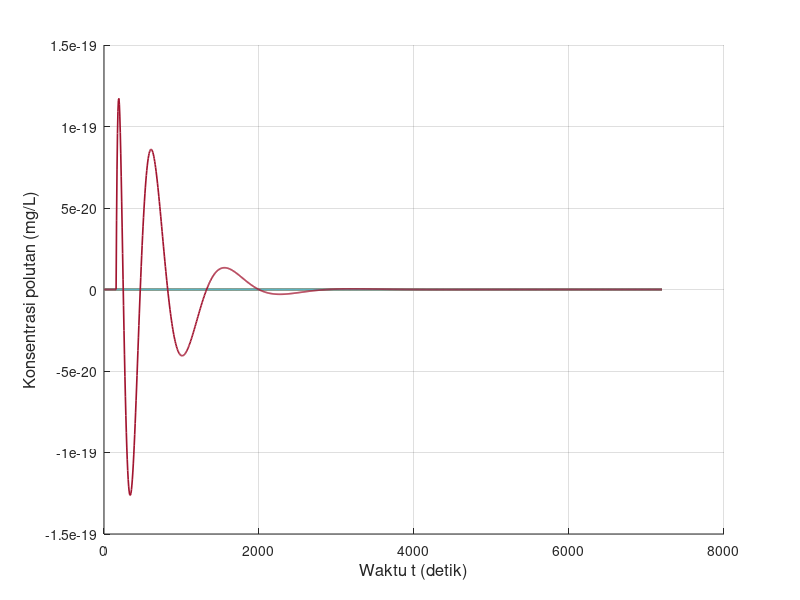

Recreate this plot in MATLAB. (Note: this script raises an error after producing the figure.)
clear; clc; close all;

% Feby Syarief Al A`raaf
% 26050124130087
% Oseanografi C
%
% Simulasi difusi 1 dimensi metode Crank-Nicolson
% Sumber polutan diskontinu
% Grafik: konsentrasi polutan terhadap waktu
% NIM = 087, sehingga:
% x = 0, y = 8, z = 7

x_digit = 0;
y_digit = 8;
z_digit = 7;

C_source = 10 * z_digit;

L = 3000;
T = 7200;

scenario(1).nama = 'Skenario 1';
scenario(1).dx   = 15;
scenario(1).dt   = 6;
scenario(1).G    = 0.5;
scenario(1).m    = 15 + z_digit;

scenario(2).nama = 'Skenario 2';
scenario(2).dx   = 30;
scenario(2).dt   = 6;
scenario(2).G    = 0.05;
scenario(2).m    = 30 + z_digit;

scenario(3).nama = 'Skenario 3';
scenario(3).dx   = 15;
scenario(3).dt   = 6;
scenario(3).G    = 1;
scenario(3).m    = 15 + z_digit;

folder_output = 'output_Diskontinu_CN_Polutan_Terhadap_Waktu';
if ~exist(folder_output, 'dir')
    mkdir(folder_output);
end

for s = 1:numel(scenario)

    fprintf('\nMemproses %s\n', scenario(s).nama);

    dx       = scenario(s).dx;
    dt       = scenario(s).dt;
    G        = scenario(s).G;
    m_source = scenario(s).m;
    n_source = 20 + z_digit;

    M_grid = round(L / dx) + 1;
    Mmax   = max(M_grid, m_source);
    Nmax   = round(T / dt);

    alpha = (G * dt) / (dx^2);

    fprintf('dx = %.3f m, dt = %.3f s, G = %.3f m^2/s, m = %d, n = %d\n', dx, dt, G, m_source, n_source);
    fprintf('Mmax = %d, Nmax = %d, alpha = %.6f\n', Mmax, Nmax, alpha);

    F = zeros(Nmax + 1, Mmax);

    t_step = 0:Nmax;
    t_time = t_step * dt;

    rv = [1 3 5 7 9 11 13];
    rv_valid = rv(rv >= 1 & rv <= Mmax);

    if length(rv_valid) < length(rv)
        fprintf('%s: beberapa grid berada di luar domain sehingga tidak digrafikkan.\n', scenario(s).nama);
    end

    a = -alpha;
    b = 2 + 2 * alpha;
    c = -alpha;

    H = zeros(1, Mmax);
    Q = zeros(1, Mmax);
    D = zeros(1, Mmax);

    for n = 1:Nmax

        if n == n_source
            F(n, m_source) = C_source;
        end

        for i = 2:(Mmax-1)
            D(i) = alpha * F(n, i+1) + (2 - 2 * alpha) * F(n, i) + alpha * F(n, i-1);
        end

        D(2)      = D(2) + alpha * F(n+1, 1);
        D(Mmax-1) = D(Mmax-1) + alpha * F(n+1, Mmax);

        H(2) = c / b;
        Q(2) = D(2) / b;

        for i = 3:(Mmax-1)
            denom = b - a * H(i-1);
            H(i) = c / denom;
            Q(i) = (D(i) - a * Q(i-1)) / denom;
        end

        F(n+1, Mmax-1) = Q(Mmax-1);

        for j = (Mmax-2):-1:2
            F(n+1, j) = H(j) * F(n+1, j+1) + Q(j);
        end

        F(n+1, 1)    = F(n+1, 2);
        F(n+1, Mmax) = F(n+1, Mmax-1);
    end

    fig = figure('Visible', 'off', 'Position', [100 100 1400 600]);
    hold on;

    legend_text = {};

    for k = 1:length(rv_valid)
        plot(t_time, F(:, rv_valid(k)), 'LineWidth', 1.2);
        legend_text{end+1} = sprintf('m = %d', rv_valid(k));
    end

    grid on;
    xlabel('Waktu t (detik)', 'FontSize', 12);
    ylabel('Konsentrasi polutan (mg/L)', 'FontSize', 12);
    title(sprintf('%s - Konsentrasi polutan terhadap waktu', scenario(s).nama), ...
        'Feby Syarief-0087-Ose C', 'FontSize', 14, 'FontWeight', 'bold');
    xlim([t_time(1), t_time(end)]);

    y_max = max(F(:, rv_valid), [], 'all');
    if isempty(y_max) || isnan(y_max) || y_max <= 0
        ylim([0 1]);
    else
        ylim([0, max(C_source * 1.2, y_max * 1.1)]);
    end

    set(gca, 'FontSize', 11);

    legend(legend_text, ...
        'Location', 'northwest', ...
        'FontSize', 8, ...
        'NumColumns', 2, ...
        'Box', 'on');

    hold off;

    nama_file = sprintf('cn_diskontinu_waktu_skenario_%d.png', s);
    saveas(fig, fullfile(folder_output, nama_file));
    close(fig);

    fprintf('%s selesai diproses.\n', scenario(s).nama);
end

fprintf('\nSemua skenario telah selesai diproses.\n');
